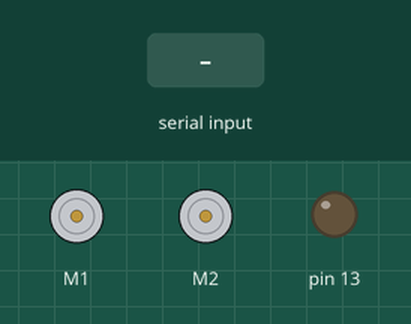
Recording of a sketch running on a simulated Arduino Leonardo, built with avr-gcc and run on an emulated ATmega32U4. On the bench: 2 × DC motor (green arrow = forward, orange = backward, longer = faster), output pins drawn as LEDs (lit = HIGH). The test bench sets the inputs (shaded band).

Above: at 1.2 s.
1.3 s: "1" received over the second serial link
At 2.5 s:
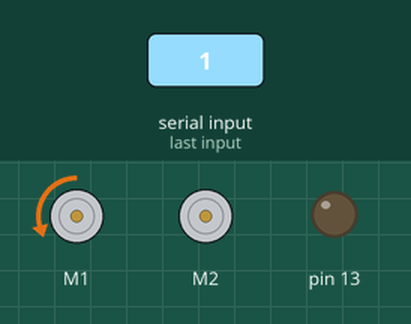
2.8 s: "0" received over the second serial link
At 3.7 s:
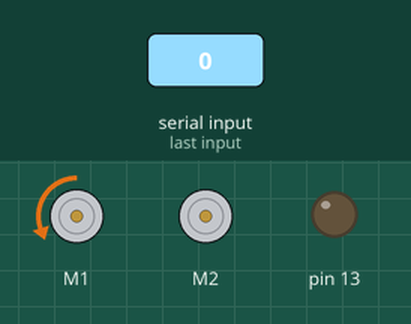
Timing chart, 0 to 5.8 s (numbered marks = the images above; inputs shaded):
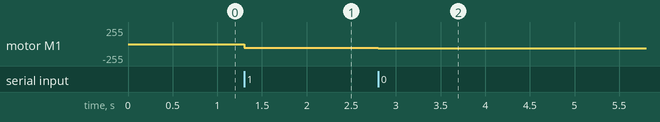

Measured:
- after the input at 1.3 s, motor M1: stopped → backward 59/255 at once
- after the input at 2.8 s, motor M1: backward 59/255 → backward 63/255 at once

The sketch:

RecvXBee.ino
```cpp
#include <Zumo32U4.h>

Zumo32U4Motors  motors;

void setup()
{
  ledRed(1);
  ledYellow(1);
  ledGreen(1);
  Serial1.begin(19200);
  while(!Serial1);
  ledRed(0);
  ledYellow(0);
  ledGreen(0);
}

int   speedL = 0, speedR = 0;

void loop()
{
  if ( Serial1.available() <= 0 ) {
//    delay(10);
    return;
  }
  ledRed(1);
  byte  var = Serial1.read();

  if ( var & 0x80 ) {
    speedR = var & 0x7f;
    speedR -= 64;
    if ( abs(speedR) <= 10 ) speedR = 0;
    speedR *= 6.25;
  }
  else {
    speedL = var;
    speedL -= 64;
    if ( abs(speedL) <= 10 ) speedL = 0;
    speedL *= 6.25;   // 400/64
  }

  motors.setSpeeds(speedL, speedR);

//  delay(10);
  ledRed(0);
}
```
